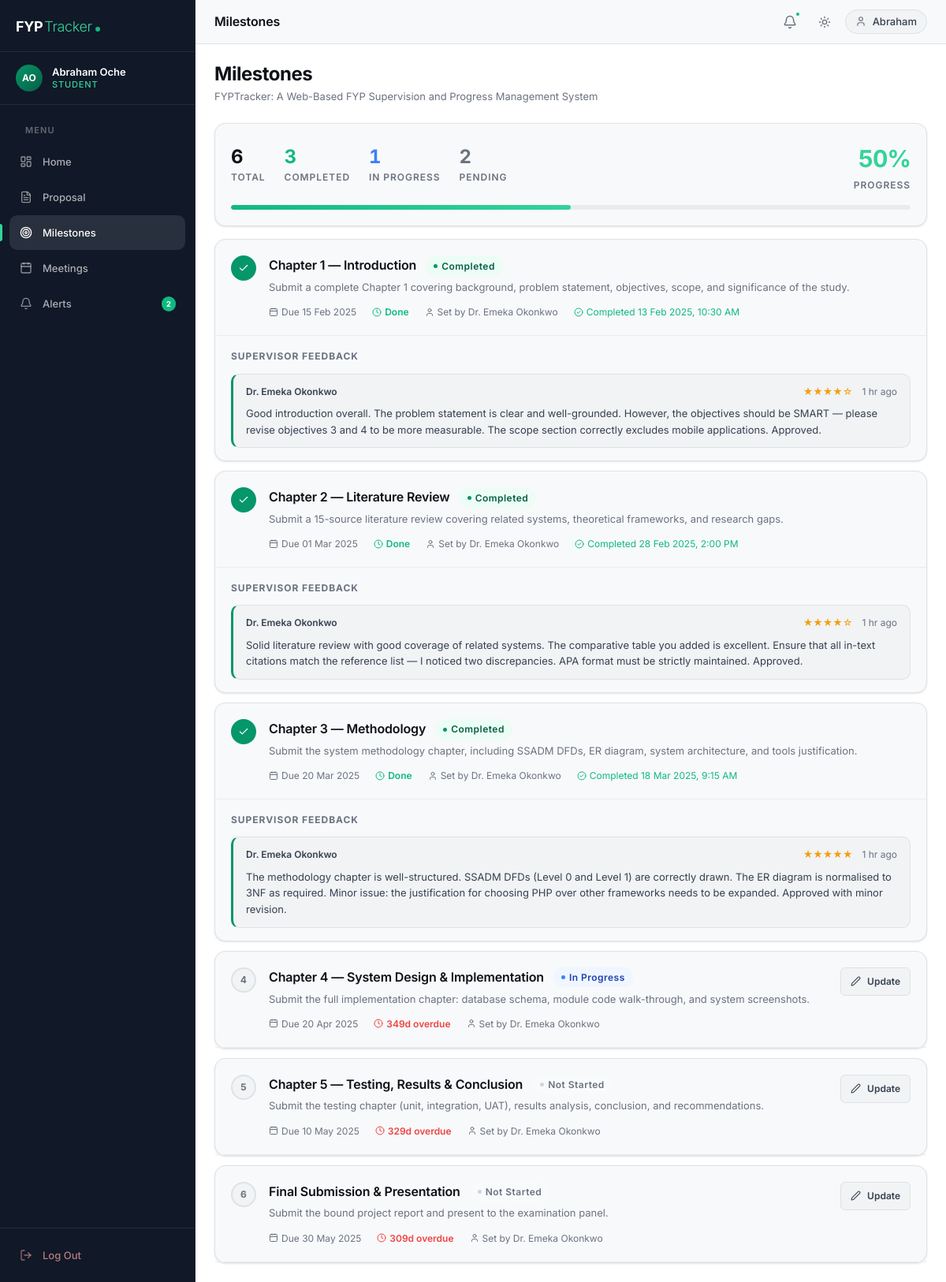
Page /student/milestones.php (signed in) on the committed database.
### tables this page shows
CREATE TABLE projects (
    project_id        INT UNSIGNED    NOT NULL AUTO_INCREMENT,
    title             VARCHAR(255)    NOT NULL,
    description       TEXT                NULL,
    student_id        INT UNSIGNED    NOT NULL,
    supervisor_id     INT UNSIGNED        NULL DEFAULT NULL,
    status            ENUM(
                          'pending',       
                          'approved',      
                          'rejected',      
                          'in_progress',   
                          'completed'      
                      )               NOT NULL DEFAULT 'pending',
    rejection_reason  TEXT                NULL,
    chapter_file      VARCHAR(255)        NULL DEFAULT NULL,  
    submission_date   DATE                NULL DEFAULT NULL,
    approval_date     DATE                NULL DEFAULT NULL,
    completion_date   DATE                NULL DEFAULT NULL,
    created_at        TIMESTAMP       NOT NULL DEFAULT CURRENT_TIMESTAMP,
    updated_at        TIMESTAMP       NOT NULL DEFAULT CURRENT_TIMESTAMP
                                                ON UPDATE CURRENT_TIMESTAMP,

    PRIMARY KEY (project_id),
    UNIQUE  KEY uq_projects_student (student_id),           
    INDEX   idx_projects_supervisor (supervisor_id),
    INDEX   idx_projects_status     (status),
    CONSTRAINT fk_projects_student
        FOREIGN KEY (student_id)
        REFERENCES users (user_id)
        ON DELETE CASCADE
        ON UPDATE CASCADE,
    CONSTRAINT fk_projects_supervisor
        FOREIGN KEY (supervisor_id)
        REFERENCES users (user_id)
        ON DELETE SET NULL
        ON UPDATE CASCADE
);

CREATE TABLE milestones (
    milestone_id        INT UNSIGNED    NOT NULL AUTO_INCREMENT,
    project_id          INT UNSIGNED    NOT NULL,
    title               VARCHAR(255)    NOT NULL,    
    description         TEXT                NULL,
    due_date            DATE            NOT NULL,
    completion_status   ENUM(
                            'not_started',
                            'in_progress',
                            'completed'
                        )               NOT NULL DEFAULT 'not_started',
    submission_file     VARCHAR(255)        NULL DEFAULT NULL,  
    completed_at        DATETIME            NULL DEFAULT NULL,
    created_by          INT UNSIGNED    NOT NULL,   
    created_at          TIMESTAMP       NOT NULL DEFAULT CURRENT_TIMESTAMP,
    updated_at          TIMESTAMP       NOT NULL DEFAULT CURRENT_TIMESTAMP
                                                    ON UPDATE CURRENT_TIMESTAMP,

    PRIMARY KEY (milestone_id),
    INDEX   idx_milestones_project (project_id),
    INDEX   idx_milestones_due     (due_date),
    INDEX   idx_milestones_status  (completion_status),
    CONSTRAINT fk_milestones_project
        FOREIGN KEY (project_id)
        REFERENCES projects (project_id)
        ON DELETE CASCADE
        ON UPDATE CASCADE,
    CONSTRAINT fk_milestones_creator
        FOREIGN KEY (created_by)
        REFERENCES users (user_id)
        ON DELETE RESTRICT
        ON UPDATE CASCADE
);

CREATE TABLE users (
    user_id       INT UNSIGNED    NOT NULL AUTO_INCREMENT,
    full_name     VARCHAR(150)    NOT NULL,
    email         VARCHAR(255)    NOT NULL,
    password_hash VARCHAR(255)    NOT NULL,               
    role          ENUM(
                      'student',
                      'supervisor',
                      'admin'
                  )               NOT NULL DEFAULT 'student',
    is_active     TINYINT(1)      NOT NULL DEFAULT 1,     
    profile_photo VARCHAR(255)        NULL DEFAULT NULL,  
    created_at    TIMESTAMP       NOT NULL DEFAULT CURRENT_TIMESTAMP,
    updated_at    TIMESTAMP       NOT NULL DEFAULT CURRENT_TIMESTAMP
                                            ON UPDATE CURRENT_TIMESTAMP,

    PRIMARY KEY (user_id),
    UNIQUE  KEY uq_users_email (email),
    INDEX   idx_users_role    (role),
    INDEX   idx_users_active  (is_active)
);

CREATE TABLE feedback (
    feedback_id     INT UNSIGNED    NOT NULL AUTO_INCREMENT,
    milestone_id    INT UNSIGNED    NOT NULL,
    supervisor_id   INT UNSIGNED    NOT NULL,
    comment         TEXT            NOT NULL,
    rating          TINYINT UNSIGNED    NULL DEFAULT NULL CHECK (rating BETWEEN 1 AND 5),
    created_at      TIMESTAMP       NOT NULL DEFAULT CURRENT_TIMESTAMP,
    updated_at      TIMESTAMP       NOT NULL DEFAULT CURRENT_TIMESTAMP
                                                ON UPDATE CURRENT_TIMESTAMP,

    PRIMARY KEY (feedback_id),
    INDEX   idx_feedback_milestone   (milestone_id),
    INDEX   idx_feedback_supervisor  (supervisor_id),
    CONSTRAINT fk_feedback_milestone
        FOREIGN KEY (milestone_id)
        REFERENCES milestones (milestone_id)
        ON DELETE CASCADE
        ON UPDATE CASCADE,
    CONSTRAINT fk_feedback_supervisor
        FOREIGN KEY (supervisor_id)
        REFERENCES users (user_id)
        ON DELETE RESTRICT
        ON UPDATE CASCADE
);

### student/milestones.php (the view, shortened to what the rows shown need)
<?php
require_once __DIR__ . '/../includes/functions.php';
require_once __DIR__ . '/../includes/repositories/ProjectRepository.php';
$db                = getDB();
$projectRepository = new ProjectRepository($db);
$studentId = $_SESSION['user_id'];
$project   = $projectRepository->findProjectByStudentId($studentId);
$milestones  = $projectRepository->findMilestonesByProjectId((int) $project['project_id']);
$allFeedback = $projectRepository->findFeedbackByProjectId((int) $project['project_id']);
$feedbackByMilestone = [];
foreach ($allFeedback as $fb) {
    $feedbackByMilestone[(int) $fb['milestone_id']][] = $fb;
}
function getMilestoneStatusConfig(string $status): array
{
    return match ($status) {
        ProjectRepository::MILESTONE_COMPLETED   => ['badge' => 'completed',   'icon' => 'check-circle-2',  'color' => 'var(--color-success)'],
        ProjectRepository::MILESTONE_IN_PROGRESS => ['badge' => 'in-progress', 'icon' => 'refresh-cw',      'color' => 'var(--color-info)'],
        default                                  => ['badge' => 'not-started', 'icon' => 'circle',           'color' => 'var(--text-tertiary)'],
    };
}
function getDaysRemainingLabel(string $dueDate, string $status): string
{
    if ($status === ProjectRepository::MILESTONE_COMPLETED) return 'Done';
    $daysRemaining = (int) ceil((strtotime($dueDate) - time()) / 86400);
    if ($daysRemaining < 0)  return abs($daysRemaining) . 'd overdue';
    return $daysRemaining . 'd remaining';
}
function getDaysRemainingColor(string $dueDate, string $status): string
{
    if ($status === ProjectRepository::MILESTONE_COMPLETED) return 'var(--color-success)';
    $daysRemaining = (int) ceil((strtotime($dueDate) - time()) / 86400);
    if ($daysRemaining < 0)  return 'var(--color-error)';
    return 'var(--text-tertiary)';
}
require_once __DIR__ . '/../includes/header.php';
?>
<div class="main-content" id="main-content">
  <?php require_once __DIR__ . '/../includes/topbar.php'; ?>
  <div class="page-body">
    <div class="page-header">
      <div class="page-header-row">
        <div>
          <div class="page-title">Milestones</div>
          <p class="page-subtitle" style="max-width:520px;overflow:hidden;text-overflow:ellipsis;white-space:nowrap;">
            <?= e($project['title']) ?>
          </p>
        </div>
      </div>
    </div>
    <?php if (empty($milestones)): ?>
    <div class="card">
      <div class="card-body">
        <div class="empty-state">
          <div class="empty-icon"><i data-lucide="target" width="24" height="24"></i></div>
          <div class="empty-title">No milestones yet</div>
          <p class="empty-desc">Your supervisor will create milestones for your project once your proposal is approved.</p>
        </div>
      </div>
    </div>
    <?php else: ?>
    <div style="display:flex;flex-direction:column;gap:var(--sp-3);">
      <?php foreach ($milestones as $index => $milestone):
        $milestoneId   = (int) $milestone['milestone_id'];
        $statusConfig  = getMilestoneStatusConfig($milestone['completion_status']);
        $daysLabel     = getDaysRemainingLabel($milestone['due_date'], $milestone['completion_status']);
        $daysColor     = getDaysRemainingColor($milestone['due_date'], $milestone['completion_status']);
        $milestoneFb   = $feedbackByMilestone[$milestoneId] ?? [];
        $hasFeedback   = !empty($milestoneFb);
        $isCompleted   = $milestone['completion_status'] === ProjectRepository::MILESTONE_COMPLETED;
      ?>
      <div class="card" style="overflow:visible;">
        <div style="display:flex;align-items:flex-start;gap:var(--sp-4);padding:var(--sp-5);border-bottom:1px solid var(--surface-divider);">
          <div style="width:32px;height:32px;border-radius:var(--radius-full);background:<?= $isCompleted ? 'var(--accent-600)' : 'var(--surface-overlay)' ?>;border:2px solid <?= $isCompleted ? 'var(--accent-600)' : 'var(--surface-border)' ?>;display:flex;align-items:center;justify-content:center;flex-shrink:0;">
            <?php if ($isCompleted): ?>
            <i data-lucide="check" width="14" height="14" style="color:#fff;"></i>
            <?php else: ?>
            <span style="font-size:var(--text-xs);font-weight:700;color:var(--text-tertiary);font-variant-numeric:tabular-nums;"><?= $index + 1 ?></span>
            <?php endif; ?>
          </div>
          <div style="flex:1;min-width:0;">
            <div style="display:flex;align-items:center;gap:var(--sp-3);flex-wrap:wrap;margin-bottom:var(--sp-1);">
              <h3 style="font-size:var(--text-md);font-weight:600;color:var(--text-primary);letter-spacing:-0.01em;">
                <?= e($milestone['title']) ?>
              </h3>
              <span class="badge badge-<?= e($statusConfig['badge']) ?>">
                <?= e(ucwords(str_replace('_', ' ', $milestone['completion_status']))) ?>
              </span>
            </div>
            <?php if ($milestone['description']): ?>
            <p style="font-size:var(--text-sm);color:var(--text-tertiary);line-height:1.55;margin-bottom:var(--sp-3);">
              <?= e($milestone['description']) ?>
            </p>
            <?php endif; ?>
            <div style="display:flex;align-items:center;gap:var(--sp-5);flex-wrap:wrap;">
              <span style="display:flex;align-items:center;gap:var(--sp-1);font-size:var(--text-xs);color:var(--text-tertiary);">
                <i data-lucide="calendar" width="12" height="12"></i>
                Due <?= formatDate($milestone['due_date']) ?>
              </span>
              <span style="display:flex;align-items:center;gap:var(--sp-1);font-size:var(--text-xs);font-weight:600;color:<?= $daysColor ?>;">
                <i data-lucide="clock" width="12" height="12"></i>
                <?= e($daysLabel) ?>
              </span>
              <?php if ($milestone['created_by_name']): ?>
              <span style="display:flex;align-items:center;gap:var(--sp-1);font-size:var(--text-xs);color:var(--text-tertiary);">
                <i data-lucide="user" width="12" height="12"></i>
                Set by <?= e($milestone['created_by_name']) ?>
              </span>
              <?php endif; ?>
              <?php if ($milestone['completed_at']): ?>
              <span style="display:flex;align-items:center;gap:var(--sp-1);font-size:var(--text-xs);color:var(--color-success);">
                <i data-lucide="check-circle-2" width="12" height="12"></i>
                Completed <?= formatDateTime($milestone['completed_at']) ?>
              </span>
              <?php endif; ?>
            </div>
          </div>
          <?php if (!$isCompleted): ?>
          <button
            class="btn btn-secondary btn-sm"
            onclick="openModal('modal-milestone-<?= $milestoneId ?>')"
            style="flex-shrink:0;">
            <i data-lucide="edit-2" width="13" height="13"></i>
            Update
          </button>
          <?php endif; ?>
        </div>
        <?php if ($milestone['submission_file'] || $hasFeedback): ?>
        <div style="padding:var(--sp-4) var(--sp-5);display:flex;flex-direction:column;gap:var(--sp-4);">
          <?php if ($hasFeedback): ?>
          <div>
            <p style="font-size:var(--text-xs);font-weight:700;text-transform:uppercase;letter-spacing:0.08em;color:var(--text-tertiary);margin-bottom:var(--sp-3);">
              Supervisor Feedback
            </p>
            <div style="display:flex;flex-direction:column;gap:var(--sp-3);">
              <?php foreach ($milestoneFb as $fb): ?>
              <div style="padding:var(--sp-3) var(--sp-4);background:var(--surface-overlay);border:1px solid var(--surface-border);border-radius:var(--radius-md);border-left:3px solid var(--accent-600);">
                <div style="display:flex;align-items:center;justify-content:space-between;gap:var(--sp-2);margin-bottom:var(--sp-2);">
                  <span style="font-size:var(--text-xs);font-weight:600;color:var(--text-secondary);">
                    <?= e($fb['supervisor_name']) ?>
                  </span>
                  <div style="display:flex;align-items:center;gap:var(--sp-3);">
                    <?php if ($fb['rating']): ?>
                    <span style="font-size:var(--text-xs);color:var(--color-warning);">
                      <?= str_repeat('★', (int)$fb['rating']) ?><?= str_repeat('☆', 5 - (int)$fb['rating']) ?>
                    </span>
                    <?php endif; ?>
                    <span style="font-size:var(--text-xs);color:var(--text-tertiary);">
                      <?= timeAgo($fb['created_at']) ?>
                    </span>
                  </div>
                </div>
                <p style="font-size:var(--text-sm);color:var(--text-secondary);line-height:1.6;">
                  <?= e($fb['comment']) ?>
                </p>
              </div>
              <?php endforeach; ?>
            </div>
          </div>
          <?php endif; ?>
        </div>
        <?php endif; ?>
      </div>
      <?php endforeach; ?>
    </div>
    <?php endif; ?>
  </div>
</div>
<?php require_once __DIR__ . '/../includes/footer.php'; ?>

### rows in the picture
projects: title "FYPTracker: A Web-Based FYP Supervision and Progress Management System"
milestones: title "Chapter 1 — Introduction", completion_status "Completed", description "Submit a complete Chapter 1 covering background, problem statement, objectives, scope, and significance of the study.", due_date "15 Feb 2025", daysLabel "Done", created_by.full_name "Dr. Emeka Okonkwo", completed_at "13 Feb 2025, 10:30 AM"
feedback: supervisor.full_name "Dr. Emeka Okonkwo", rating "★★★★", rating "☆", created_at "1 hr ago", comment "Good introduction overall. The problem statement is clear and well-grounded. However, the objectives should be SMART — please revise objectives 3 and 4 to be more measurable. The scope section correctly excludes mobile applications. Approved."
milestones: title "Chapter 2 — Literature Review", completion_status "Completed", description "Submit a 15-source literature review covering related systems, theoretical frameworks, and research gaps.", due_date "01 Mar 2025", daysLabel "Done", created_by.full_name "Dr. Emeka Okonkwo", completed_at "28 Feb 2025, 2:00 PM"
feedback: supervisor.full_name "Dr. Emeka Okonkwo", rating "★★★★", rating "☆", created_at "1 hr ago", comment "Solid literature review with good coverage of related systems. The comparative table you added is excellent. Ensure that all in-text citations match the reference list — I noticed two discrepancies. APA format must be strictly maintained. Approved."
milestones: title "Chapter 3 — Methodology", completion_status "Completed", description "Submit the system methodology chapter, including SSADM DFDs, ER diagram, system architecture, and tools justification.", due_date "20 Mar 2025", daysLabel "Done", created_by.full_name "Dr. Emeka Okonkwo", completed_at "18 Mar 2025, 9:15 AM"
feedback: supervisor.full_name "Dr. Emeka Okonkwo", rating "★★★★★", created_at "1 hr ago", comment "The methodology chapter is well-structured. SSADM DFDs (Level 0 and Level 1) are correctly drawn. The ER diagram is normalised to 3NF as required. Minor issue: the justification for choosing PHP over other frameworks needs to be expanded. Approved with minor revision."
milestones: title "Chapter 4 — System Design & Implementation", completion_status "In Progress", description "Submit the full implementation chapter: database schema, module code walk-through, and system screenshots.", due_date "20 Apr 2025", daysLabel "349d overdue", created_by.full_name "Dr. Emeka Okonkwo"
milestones: title "Chapter 5 — Testing, Results & Conclusion", completion_status "Not Started", description "Submit the testing chapter (unit, integration, UAT), results analysis, conclusion, and recommendations.", due_date "10 May 2025", daysLabel "329d overdue", created_by.full_name "Dr. Emeka Okonkwo"
milestones: title "Final Submission & Presentation", completion_status "Not Started", description "Submit the bound project report and present to the examination panel.", due_date "30 May 2025", daysLabel "309d overdue", created_by.full_name "Dr. Emeka Okonkwo"

### other values in the picture
$initials "AO"
$name "Abraham Oche"
$role "STUDENT"
$item['label'] "Home"
$item['label'] "Proposal"
$item['label'] "Milestones"
$item['label'] "Meetings"
$item['label'] "Alerts"
$badge "2"
$pageTitle "Milestones"
$fname "Abraham"
$item['value'] "6"
$item['label'] "TOTAL"
$item['value'] "3"
$item['label'] "COMPLETED"
